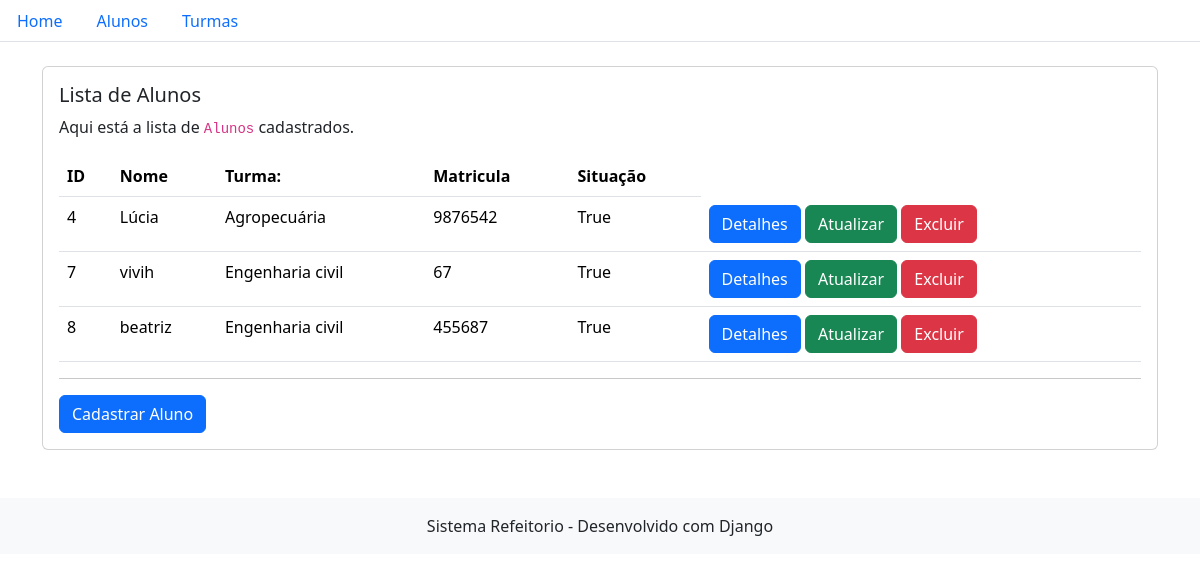
/alunos/, run on an earlier commit of the app's database.
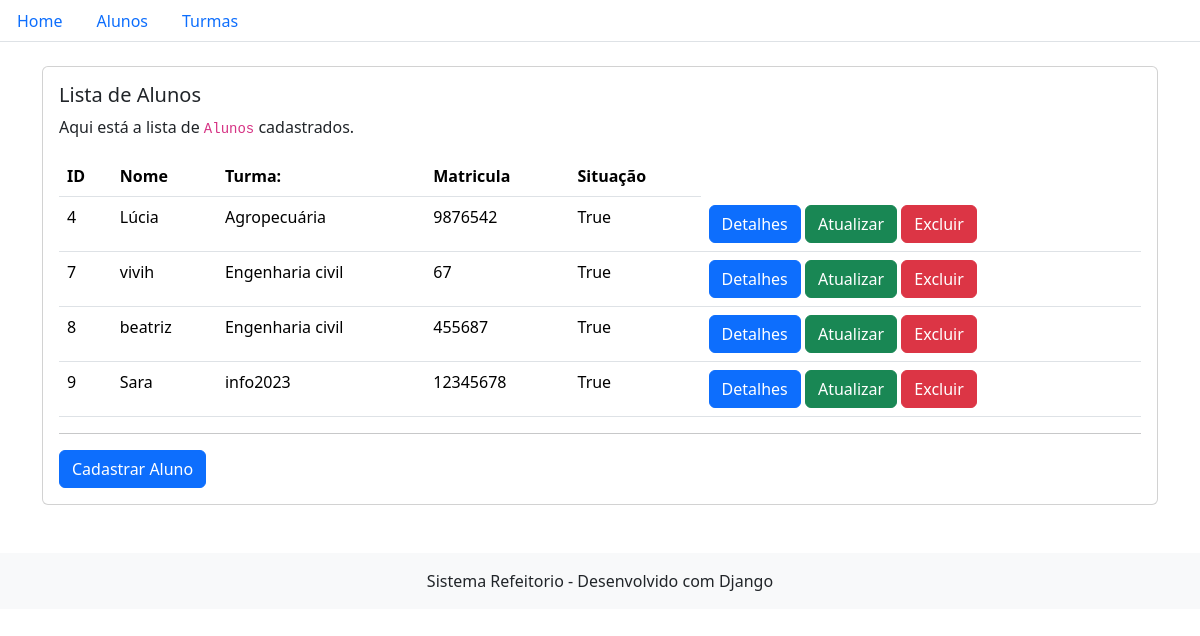
And on a later commit of the database.
### refeitorio/models.py (models this page shows, shortened)
class Aluno(models.Model):
    nome_aluno = models.CharField(max_length=255)
    turma = models.ForeignKey(
        Turma,
        on_delete=models.PROTECT,
        related_name='alunos'
    )
    matricula = models.CharField(max_length=20, unique=True)
    situacao = models.BooleanField(True)

class Turma(models.Model):
    turma = models.CharField(max_length=100, unique=True)
    dia_semana = models.CharField(max_length=14)
    turno = models.CharField(max_length=20)
    def __str__(self):
        return self.turma

### refeitorio/views.py (the view)
# urls.py: path('alunos/', views.AlunoListView.as_view(), name='aluno_list'),
class AlunoListView(ListView):
    model = Aluno
    template_name = 'refeitorio/aluno_list.html'
    context_object_name = 'alunos'

### refeitorio/templates/refeitorio/aluno_list.html (shortened to what this page needs)
{% extends "refeitorio/base.html" %}
{% block conteudo %}
            <div class="card">
                <div class="card-body">
                    <h5 class="card-title">Lista de Alunos</h5>
                    {% if alunos|length > 0 %}
                    <p class="card-text">
                        Aqui está a lista de <code>Alunos</code> cadastrados.
                    </p>
                    <table class="table table-hover">
                        <thead class="thead-dark">
                            <tr>
                                <th>ID</th>
                                <th>Nome</th>
                                <th>Turma:</th>
                                <th>Matricula</th>
                                <th>Situação</th>
                            </tr>
                        </thead>
                        <tbody>
                            {% for p in alunos %}
                            <tr>
                                <td>{{ p.pk }}</td>
                                <td>{{ p.nome_aluno }}</td>
                                <td>{{ p.turma }}</td>
                                <td>{{ p.matricula }}</td>
                                <td>{{ p.situacao }}</td>
                                <td>
                                    <a href="{% url 'aluno_detail' p.pk %}" class="btn btn-primary"> Detalhes</a>
                                    <a href="#" class="btn btn-success"> Atualizar</a>
                                    <a href="#" class="btn btn-danger"> Excluir </a>
                                </td>
                            </tr>
                            {% endfor %}
                        </tbody>
                    </table>
                    {% else %}
                        <div class="text-center mt-5 mb-5 jumbotron">
                            <h5>Nenhum <code>Aluno</code> cadastrado ainda.</h5>
                        </div>
                    {% endif %}
                    <hr />
                    <div class="text-right">
                        <a class="btn btn-primary" href="{% url 'aluno_create' %}">
                            Cadastrar Aluno
                        </a>
                    </div>
                </div>
            </div>
{% endblock %}

### refeitorio/templates/refeitorio/base.html (shortened to what this page needs)
<!doctype html>
<html lang="pt-br">
<head>
    <link
        href="https://cdn.jsdelivr.net/npm/bootstrap@5.3.8/dist/css/bootstrap.min.css"
        rel="stylesheet"
    >
</head>
<body>
    <ul class="nav nav-tabs">
        <li class="nav-item">
            <a class="nav-link" aria-current="page" href="{% url 'index' %}">
                Home
            </a>
        </li>
        <li class="nav-item">
            <a class="nav-link" href="{% url 'aluno_list' %}">
                Alunos
            </a>
        </li>
        <li class="nav-item">
            <a class="nav-link" href="#">
                Turmas
            </a>
        </li>
    </ul>
    <main class="container mt-4">
        <div class="row">
            <div class="col-lg-12 col-md-12 col-sm-12 col-xs-12">
                {% block conteudo %}
                {% endblock %}
            </div>
        </div>
    </main>
    <footer class="bg-light text-center mt-5 p-3">
        <p class="mb-0">
            Sistema Refeitorio - Desenvolvido com Django
        </p>
    </footer>
</body>
</html>

What changed in the data, as far as the page shows it:
added Aluno: pk "9", nome_aluno "Sara", turma "info2023", matricula "12345678", situacao "True"
